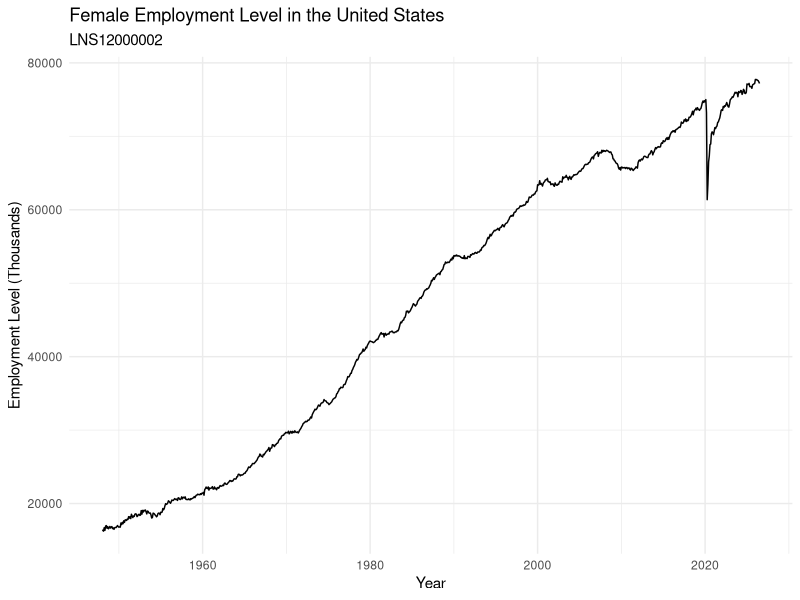
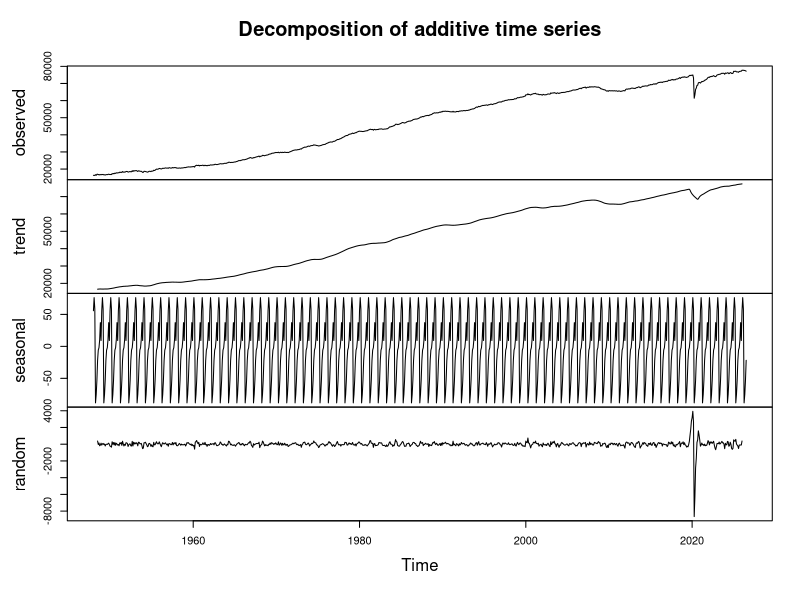
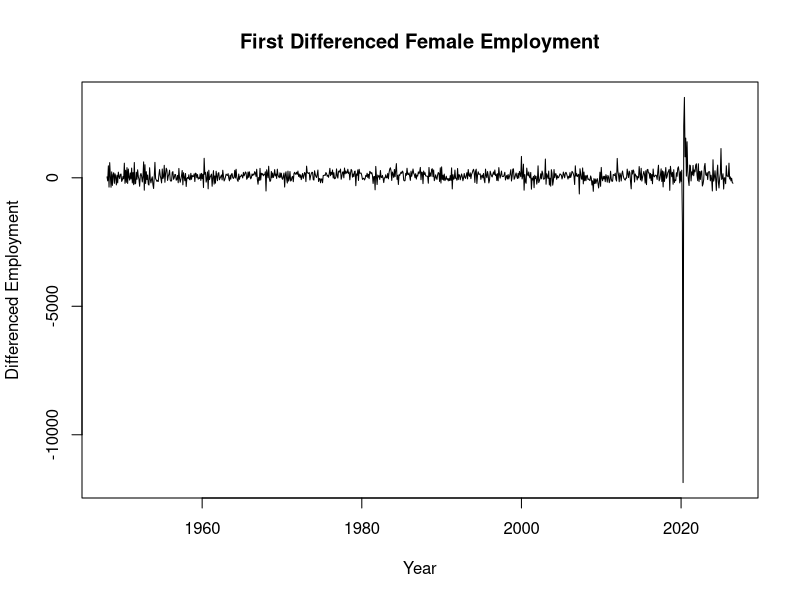

Here is the R script that generated these plots, in order:
# ============================================================
# DATA PROCESSING
# SDG 5: Gender Equality
# Dataset: LNS12000002 - Employment Level: Women
# ============================================================

# 1. Load Packages
library(readxl)
library(dplyr)
library(ggplot2)
library(forecast)
library(tseries)
library(zoo)

# 2. Read Excel Dataset
data_raw <- read_excel(
  "LNS12000002.xlsx",
  sheet = "Monthly"
)

# View the original structure
print(head(data_raw))
print(str(data_raw))

# 3. Rename Columns
data <- data_raw %>%
  rename(
    date = observation_date,
    female_employment = LNS12000002
  )

# 4. Data Type Conversion
data <- data %>%
  mutate(
    date = as.Date(date),
    female_employment = as.numeric(female_employment)
  ) %>%
  arrange(date)

# 5. Basic Data Information
cat("Number of observations:", nrow(data), "\n")
cat("Number of variables:", ncol(data), "\n")

cat(
  "Date range:",
  as.character(min(data$date)),
  "to",
  as.character(max(data$date)),
  "\n"
)

# 6. Check and Handle Missing Values
cat("\nMissing values before treatment:\n")
print(colSums(is.na(data)))

# Remove rows only if date itself is missing
data <- data %>%
  filter(!is.na(date))

# Record which months are interpolated BEFORE filling them. This flag is written
# to the CSV so every downstream model can report - or exclude - synthetic points
# instead of re-deriving the flag and getting it wrong. 2025-10 is blank at source
# (it falls inside every model's test window, so it is scored as if observed).
data$imputed <- is.na(data$female_employment)

# Fill missing female employment values using linear interpolation
data$female_employment <- na.approx(
  data$female_employment,
  x = data$date,
  na.rm = FALSE
)

cat("\nMonths interpolated:", sum(data$imputed), "\n")
if (any(data$imputed)) {
  cat("Dates interpolated :",
      paste(format(data$date[data$imputed]), collapse = ", "), "\n")
}

cat("\nMissing values after interpolation:\n")
print(colSums(is.na(data)))

# 7. Check Duplicate Dates
duplicate_dates <- data %>%
  group_by(date) %>%
  summarise(n = n()) %>%
  filter(n > 1)

cat("\nDuplicate dates:\n")
print(duplicate_dates)

# 8. Descriptive Statistics
cat("\nDescriptive Statistics:\n")

summary_stats <- data %>%
  summarise(
    Minimum = min(female_employment),
    Q1 = quantile(female_employment, 0.25),
    Median = median(female_employment),
    Mean = mean(female_employment),
    Q3 = quantile(female_employment, 0.75),
    Maximum = max(female_employment),
    SD = sd(female_employment)
  )

print(summary_stats)

# 9. Plot Original Time Series
ggplot(data, aes(x = date, y = female_employment)) +
  geom_line() +
  labs(
    title = "Female Employment Level in the United States",
    subtitle = "LNS12000002",
    x = "Year",
    y = "Employment Level (Thousands)"
  ) +
  theme_minimal()

# 10. Create Time Series Object
female_ts <- ts(
  data$female_employment,
  start = c(
    as.numeric(format(min(data$date), "%Y")),
    as.numeric(format(min(data$date), "%m"))
  ),
  frequency = 12
)

cat("\nTime Series:\n")
print(female_ts)

# 11. Decompose Time Series
decomposition <- decompose(
  female_ts,
  type = "additive"
)

plot(decomposition)

# 12. Check Stationarity
cat("\nADF Test - Original Series:\n")

adf_original <- adf.test(
  female_ts,
  alternative = "stationary"
)

print(adf_original)

# 13. First Difference
female_diff <- diff(female_ts)

cat("\nADF Test - First Differenced Series:\n")

adf_diff <- adf.test(
  female_diff,
  alternative = "stationary"
)

print(adf_diff)

# Plot differenced series
plot(
  female_diff,
  main = "First Differenced Female Employment",
  ylab = "Differenced Employment",
  xlab = "Year"
)

# 14. Train-Test Split
# REMOVED. The authoritative split lives in common.R (VAL_START / TEST_START) and
# is shared by every model. This script previously printed a second, two-way split
# that no model actually used and that disagreed with the three-way split the
# models apply - exactly the kind of drift common.R exists to prevent.

# 15. Save Processed Data
write.csv(
  data,
  "processed_female_employment.csv",
  row.names = FALSE
)
